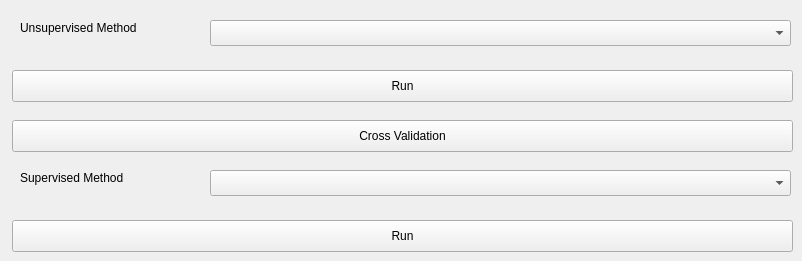
   <widget class="QWidget" name="tab_7">
    <attribute name="title">
     <string>Feature Engineering</string>
    </attribute>
    <widget class="QLabel" name="label_40">
     <property name="geometry">
      <rect>
       <x>20</x>
       <y>20</y>
       <width>181</width>
       <height>16</height>
      </rect>
     </property>
     <property name="text">
      <string>Unsupervised Method</string>
     </property>
    </widget>
    <widget class="QComboBox" name="cbFEU">
     <property name="geometry">
      <rect>
       <x>210</x>
       <y>20</y>
       <width>581</width>
       <height>26</height>
      </rect>
     </property>
    </widget>
    <widget class="QPushButton" name="btnFEURun">
     <property name="geometry">
      <rect>
       <x>12</x>
       <y>70</y>
       <width>781</width>
       <height>32</height>
      </rect>
     </property>
     <property name="text">
      <string>Run</string>
     </property>
    </widget>
    <widget class="QPushButton" name="btnFECross">
     <property name="geometry">
      <rect>
       <x>12</x>
       <y>120</y>
       <width>781</width>
       <height>32</height>
      </rect>
     </property>
     <property name="text">
      <string>Cross Validation</string>
     </property>
    </widget>
    <widget class="QLabel" name="label_50">
     <property name="geometry">
      <rect>
       <x>20</x>
       <y>170</y>
       <width>181</width>
       <height>16</height>
      </rect>
     </property>
     <property name="text">
      <string>Supervised Method</string>
     </property>
    </widget>
    <widget class="QComboBox" name="cbFES">
     <property name="geometry">
      <rect>
       <x>210</x>
       <y>170</y>
       <width>581</width>
       <height>26</height>
      </rect>
     </property>
    </widget>
    <widget class="QPushButton" name="btnFESRun">
     <property name="geometry">
      <rect>
       <x>12</x>
       <y>220</y>
       <width>781</width>
       <height>32</height>
      </rect>
     </property>
     <property name="text">
      <string>Run</string>
     </property>
    </widget>
   </widget>
